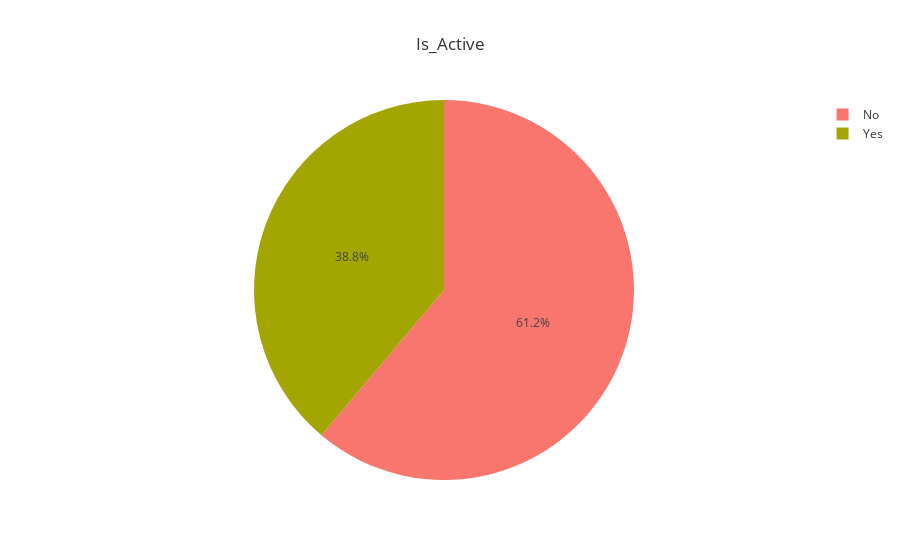

Notebook source saved alongside this figure:
### Code cell
fig = px.pie(train['Is_Active'].value_counts(), values='Is_Active', 
             names = train['Is_Active'].value_counts().index,title = 'Is_Active',template='ggplot2')
fig.show()

### Figure 1 — Plotly figure (JSON) as saved in the notebook; plotly's stock layout.template omitted (floating-point values rounded to 4 significant figures)
{"data": [{"hovertemplate": "label=%{label}<br>Is_Active=%{value}", "domain": {"y": [0, 1], "x": [0, 1]}, "legendgroup": "", "name": "", "labels": ["No", "Yes"], "showlegend": true, "hoverlabel": {"namelength": 0}, "values": [150290, 95435], "type": "pie"}], "layout": {"legend": {"tracegroupgap": 0}, "title": {"text": "Is_Active"}}}
